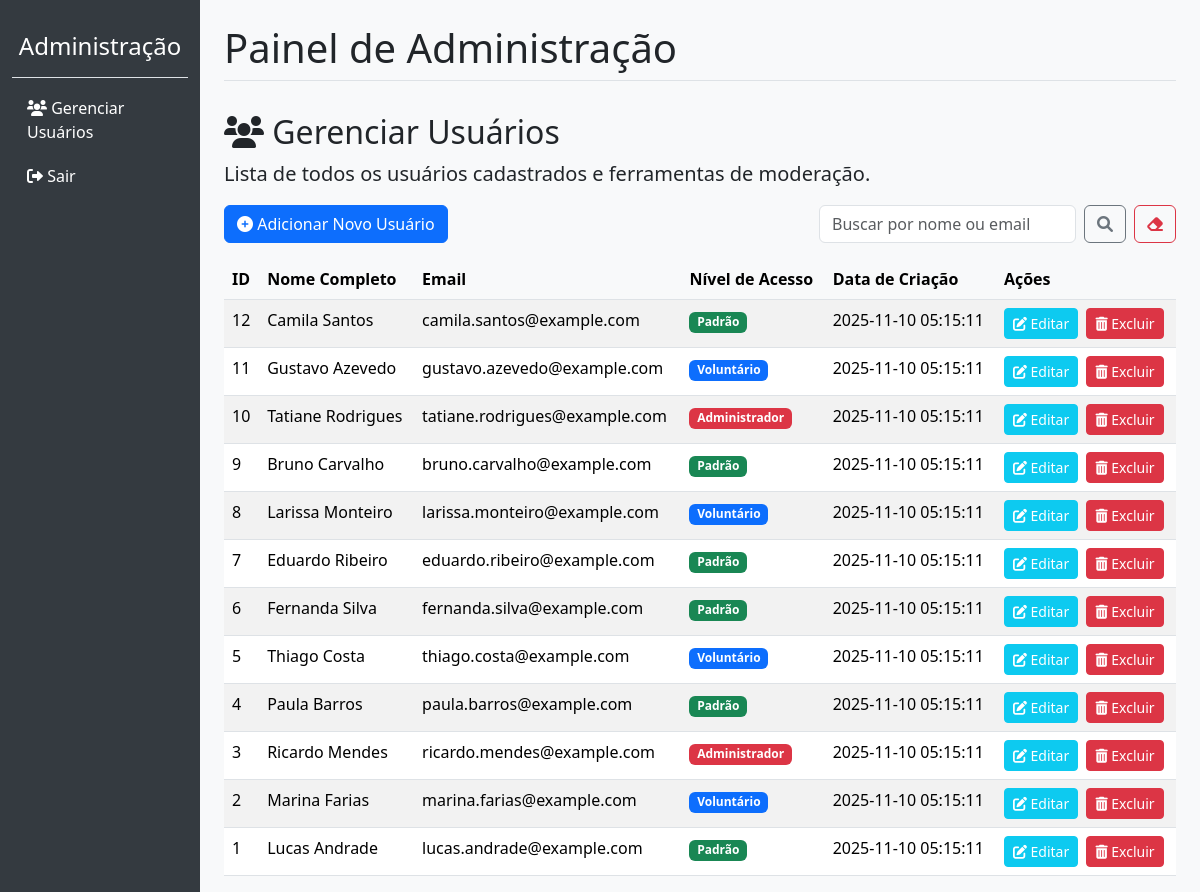
The page /src/views/administracao.php (signed in) on the database its author committed.
### tables this page shows
create table Usuario (
    idUsuario int primary key auto_increment,
    nome varchar(50) not null unique,
    cpf bigint not null unique,
    email varchar(100) not null unique,
    senha varchar(100) not null,
    tipo_usuario enum('cliente', 'admin', 'voluntario') not null
);

### src/models/Usuario.php (called while the page is built, shortened)
<?php
class Usuario
{
    private $conn;
    public function __construct($conn)
    {
        $this->conn = $conn;
    }
    public function listarUsuarios()
    {
        $sql = "SELECT idUsuario, nome, email, tipo_usuario, created_at
            FROM Usuario
            ORDER BY idUsuario DESC";
        $result = mysqli_query($this->conn, $sql);
        $usuarios = [];
        if ($result) {
            while ($row = mysqli_fetch_assoc($result)) {
                $usuarios[] = $row;
            }
        }
        return $usuarios;
    }
}

### src/views/administracao.php (the view, shortened to what this page needs)
<?php
require_once __DIR__ . '/../db/connection.php';
require_once __DIR__ . '/../models/Usuario.php';
$usuarioModel = new Usuario($conn);
if (isset($_GET['busca']) && $_GET['busca'] !== '') {
    $usuarios = $usuarioModel->buscar($_GET['busca']);
} else {
    $usuarios = $usuarioModel->listarUsuarios();
}
?>
<!DOCTYPE html>
<html lang="pt-br">
<head>
    <link href="https://cdn.jsdelivr.net/npm/bootstrap@5.3.3/dist/css/bootstrap.min.css" rel="stylesheet">
    <link href="https://cdnjs.cloudflare.com/ajax/libs/font-awesome/6.0.0/css/all.min.css" rel="stylesheet">
    <link rel="stylesheet" href="./public/css/style.css">
</head>
<body>
    <div class="container-fluid">
        <div class="row">
            <nav id="sidebar" class="col-md-3 col-lg-2 d-md-block sidebar">
                <div class="position-sticky pt-3">
                    <h4 class="text-center py-3 border-bottom">Administração</h4>
                    <ul class="nav flex-column">
                        <li class="nav-item"> <a class="nav-link active" href="#usuarios-section"> <i
                                    class="fas fa-users"></i> Gerenciar Usuários </a> </li>
                        <li class="nav-item"> <a class="nav-link" href="/Maos_Que_Ajudam/src/controllers/logout.php">
                                <i class="fas fa-sign-out-alt"></i> Sair
                            </a></li>
                    </ul>
                </div>
            </nav>
            <main class="col-md-9 ms-sm-auto col-lg-10 px-md-4">
                <h1 class="mt-4 pb-2 border-bottom">Painel de Administração</h1>
                <section id="usuarios-section" class="pt-4">
                    <h2><i class="fas fa-users"></i> Gerenciar Usuários</h2>
                    <p class="lead">Lista de todos os usuários cadastrados e ferramentas de moderação.</p>
                    <div class="d-flex justify-content-between align-items-center mb-3">
                        <button class="btn btn-primary" data-bs-toggle="modal" data-bs-target="#modalAdicionarUsuario">
                            <i class="fas fa-plus-circle"></i> Adicionar Novo Usuário
                        </button>
                        <form class="d-flex" method="GET" action="administracao.php">
                            <input class="form-control me-2" type="search" name="busca"
                                value="<?= $_GET['busca'] ?? '' ?>" placeholder="Buscar por nome ou email">
                            <button class="btn btn-outline-secondary me-2" type="submit">
                                <i class="fas fa-search"></i>
                            </button>
                            <a href="administracao.php" class="btn btn-outline-danger">
                                <i class="fas fa-eraser"></i>
                            </a>
                        </form>
                    </div>
                    <div class="table-responsive">
                        <table class="table table-striped table-hover">
                            <thead class="bg-light">
                                <tr>
                                    <th>ID</th>
                                    <th>Nome Completo</th>
                                    <th>Email</th>
                                    <th>Nível de Acesso</th>
                                    <th>Data de Criação</th>
                                    <th>Ações</th>
                                </tr>
                            </thead>
                            <tbody>
                                <?php foreach ($usuarios as $u): ?>
                                    <tr>
                                        <td><?= $u['idUsuario'] ?></td>
                                        <td><?= $u['nome'] ?></td>
                                        <td><?= $u['email'] ?></td>
                                        <td>
                                            <?php if ($u['tipo_usuario'] === 'admin'): ?>
                                                <span class="badge bg-danger">Administrador</span>
                                            <?php elseif ($u['tipo_usuario'] === 'voluntario'): ?>
                                                <span class="badge bg-primary">Voluntário</span>
                                            <?php else: ?>
                                                <span class="badge bg-success">Padrão</span>
                                            <?php endif; ?>
                                        </td>
                                        <td><?= $u['created_at'] ?? '—' ?></td>
                                        <td>
                                            <a href="/Maos_Que_Ajudam/src/controllers/editar_usuario.php?id=<?= $u['idUsuario'] ?>"
                                                class="btn btn-sm btn-info text-white me-1">
                                                <i class="fas fa-edit"></i> Editar
                                            </a>
                                            <a href="/Maos_Que_Ajudam/src/controllers/excluir_usuario.php?id=<?= $u['idUsuario'] ?>"
                                                onclick="return confirm('Tem certeza que deseja excluir?')"
                                                class="btn btn-sm btn-danger">
                                                <i class="fas fa-trash-alt"></i> Excluir
                                            </a>
                                        </td>
                                    </tr>
                                <?php endforeach; ?>
                            </tbody>
                        </table>
                    </div>
                </section>
            </main>
        </div>
    </div>
</body>
</html>

### src/views/administracao.php (style rules this page uses)
body { background-color: #f8f9fa; }
.sidebar { height: 100vh; background-color: #343a40; color: white; }
.sidebar a { color: white; text-decoration: none; padding: 10px 15px; display: block; }
.table-responsive { max-height: 70vh; overflow-y: auto; }
.table thead th { position: sticky; top: 0; background-color: #f8f9fa; z-index: 10; }

### rows shown on the page
usuario: idUsuario "12", nome "Camila Santos", email "camila.santos@example.com", tipo_usuario "Padrão", created_at "2025-11-10 05:15:11"
usuario: idUsuario "11", nome "Gustavo Azevedo", email "gustavo.azevedo@example.com", tipo_usuario "Voluntário", created_at "2025-11-10 05:15:11"
usuario: idUsuario "10", nome "Tatiane Rodrigues", email "tatiane.rodrigues@example.com", tipo_usuario "Administrador", created_at "2025-11-10 05:15:11"
usuario: idUsuario "9", nome "Bruno Carvalho", email "bruno.carvalho@example.com", tipo_usuario "Padrão", created_at "2025-11-10 05:15:11"
usuario: idUsuario "8", nome "Larissa Monteiro", email "larissa.monteiro@example.com", tipo_usuario "Voluntário", created_at "2025-11-10 05:15:11"
usuario: idUsuario "7", nome "Eduardo Ribeiro", email "eduardo.ribeiro@example.com", tipo_usuario "Padrão", created_at "2025-11-10 05:15:11"
usuario: idUsuario "6", nome "Fernanda Silva", email "fernanda.silva@example.com", tipo_usuario "Padrão", created_at "2025-11-10 05:15:11"
usuario: idUsuario "5", nome "Thiago Costa", email "thiago.costa@example.com", tipo_usuario "Voluntário", created_at "2025-11-10 05:15:11"
usuario: idUsuario "4", nome "Paula Barros", email "paula.barros@example.com", tipo_usuario "Padrão", created_at "2025-11-10 05:15:11"
usuario: idUsuario "3", nome "Ricardo Mendes", email "ricardo.mendes@example.com", tipo_usuario "Administrador", created_at "2025-11-10 05:15:11"
usuario: idUsuario "2", nome "Marina Farias", email "marina.farias@example.com", tipo_usuario "Voluntário", created_at "2025-11-10 05:15:11"
usuario: idUsuario "1", nome "Lucas Andrade", email "lucas.andrade@example.com", tipo_usuario "Padrão", created_at "2025-11-10 05:15:11"
